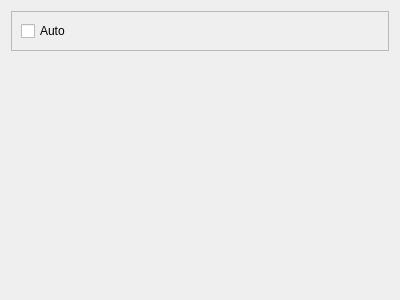
<?xml version="1.0" encoding="UTF-8"?>
<ui version="4.0">
 <class>Worker_fake</class>
 <widget class="QWidget" name="Worker_fake">
  <property name="geometry">
   <rect>
    <x>0</x>
    <y>0</y>
    <width>400</width>
    <height>300</height>
   </rect>
  </property>
  <property name="windowTitle">
   <string>Form</string>
  </property>
  <layout class="QVBoxLayout" name="verticalLayout">
   <item>
    <widget class="QFrame" name="frame">
     <property name="sizePolicy">
      <sizepolicy hsizetype="Preferred" vsizetype="Fixed">
       <horstretch>0</horstretch>
       <verstretch>0</verstretch>
      </sizepolicy>
     </property>
     <property name="frameShape">
      <enum>QFrame::StyledPanel</enum>
     </property>
     <property name="frameShadow">
      <enum>QFrame::Raised</enum>
     </property>
     <layout class="QHBoxLayout" name="horizontalLayout">
      <item>
       <widget class="QCheckBox" name="cb_auto">
        <property name="text">
         <string>Auto</string>
        </property>
       </widget>
      </item>
      <item>
       <spacer name="horizontalSpacer">
        <property name="orientation">
         <enum>Qt::Horizontal</enum>
        </property>
        <property name="sizeHint" stdset="0">
         <size>
          <width>302</width>
          <height>20</height>
         </size>
        </property>
       </spacer>
      </item>
     </layout>
    </widget>
   </item>
   <item>
    <widget class="LogBox" name="log_widget" native="true"/>
   </item>
  </layout>
 </widget>
 <customwidgets>
  <customwidget>
   <class>LogBox</class>
   <extends>QWidget</extends>
   <header>logbox.hpp</header>
   <container>1</container>
  </customwidget>
 </customwidgets>
 <resources/>
 <connections/>
</ui>
